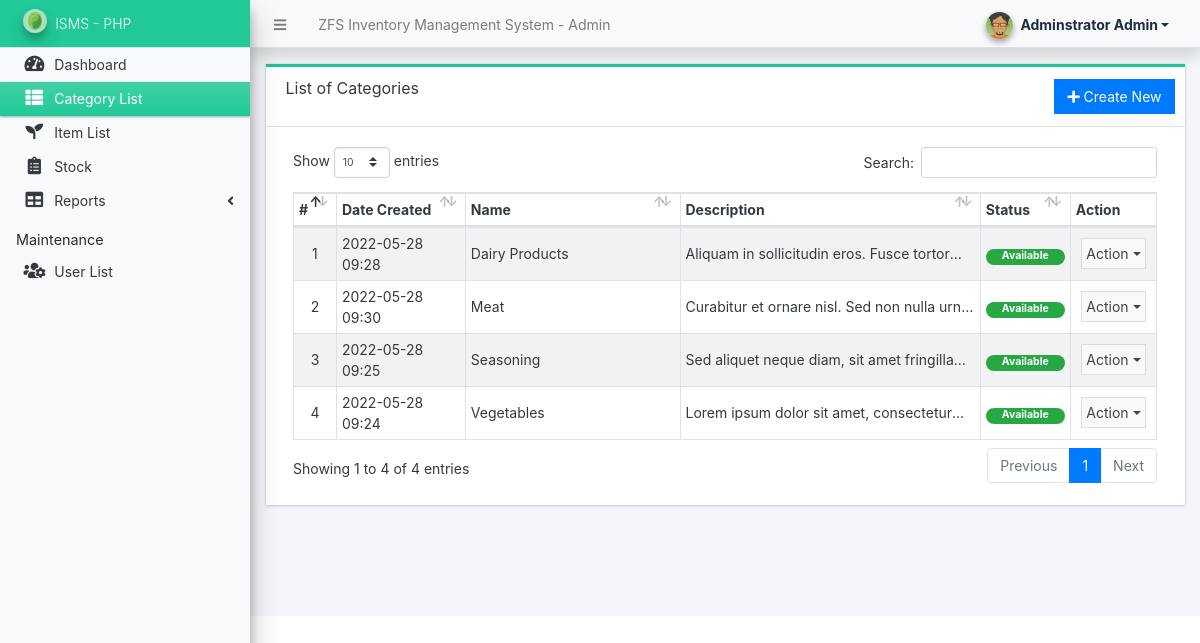
The app's page /admin/?page=categories (signed in) with its own data.
### tables this page shows
CREATE TABLE `category_list` (
  `id` int(30) NOT NULL,
  `name` text NOT NULL,
  `unit` varchar(250) NOT NULL DEFAULT 'pcs',
  `description` text NOT NULL,
  `status` tinyint(1) NOT NULL DEFAULT 1,
  `delete_flag` tinyint(1) NOT NULL DEFAULT 0,
  `date_created` datetime NOT NULL DEFAULT current_timestamp(),
  `date_updated` datetime NOT NULL DEFAULT current_timestamp() ON UPDATE current_timestamp()
);

### classes/DBConnection.php (called while the page is built, shortened)
<?php
class DBConnection{
    private $host = "localhost";
    private $username = "root";
    private $password = "admin";
    private $database = "isms_db";
    public $conn;
    public function __construct(){
        if (!isset($this->conn)) {
            $this->conn = new mysqli($this->host, $this->username, $this->password, $this->database);
        }
    }
}
?>

### classes/SystemSettings.php (called while the page is built, shortened)
<?php
class SystemSettings extends DBConnection{
	function userdata($field = ''){
		if(!empty($field)){
			if(isset($_SESSION['userdata'][$field]))
				return $_SESSION['userdata'][$field];
			else
				return null;
		}else{
			return false;
		}
	}
	function info($field=''){
		if(!empty($field)){
			if(isset($_SESSION['system_info'][$field]))
				return $_SESSION['system_info'][$field];
			else
				return false;
		}else{
			return false;
		}
	}
}
$_settings = new SystemSettings();
?>

### config.php (called while the page is built, shortened)
<?php
require_once('classes/DBConnection.php');
require_once('classes/SystemSettings.php');
function validate_image($file){
    global $_settings;
	if(!empty($file)){
        $ex = explode("?",$file);
        $file = $ex[0];
        $ts = isset($ex[1]) ? "?".$ex[1] : '';
		if(is_file(base_app.$file)){
			return base_url.$file.$ts;
		}else{
			return base_url.($_settings->info('logo'));
		}
	}else{
		return base_url.($_settings->info('logo'));
	}
}
?>

### admin/categories/index.php (the view, shortened to what this page needs)
<div class="card card-outline rounded-0 card-teal">
	<div class="card-header">
		<h3 class="card-title">List of Categories</h3>
		<?php if($_settings->userdata('type') == 1 || $_settings->userdata('type') == 2): ?>
		<div class="card-tools">
			<a href="javascript:void(0)" id="create_new" class="btn btn-flat btn-primary"><span class="fas fa-plus"></span>  Create New</a>
		</div>
		<?php endif; ?>
	</div>
	<div class="card-body">
        <div class="container-fluid">
			<table class="table table-hover table-striped table-bordered" id="list">
				<colgroup>
					<col width="5%">
					<col width="15%">
					<col width="25%">
					<col width="35%">
					<col width="10%">
					<col width="10%">
				</colgroup>
				<thead>
					<tr>
						<th>#</th>
						<th>Date Created</th>
						<th>Name</th>
						<th>Description</th>
						<th>Status</th>
						<th>Action</th>
					</tr>
				</thead>
				<tbody>
					<?php
					$i = 1;
						$qry = $conn->query("SELECT * from `category_list` where delete_flag = 0 order by `name` asc ");
						while($row = $qry->fetch_assoc()):
					?>
						<tr>
							<td class="text-center"><?php echo $i++; ?></td>
							<td><?php echo date("Y-m-d H:i",strtotime($row['date_created'])) ?></td>
							<td class=""><?= $row['name'] ?></td>
							<td class=""><p class="mb-0 truncate-1"><?= strip_tags(htmlspecialchars_decode($row['description'])) ?></p></td>
							<td class="text-center">
                                <?php if($row['status'] == 1): ?>
                                    <span class="badge badge-success px-3 rounded-pill">Available</span>
                                <?php else: ?>
                                    <span class="badge badge-danger px-3 rounded-pill">Unavailable</span>
                                <?php endif; ?>
                            </td>
							<td align="center">
								 <button type="button" class="btn btn-flat p-1 btn-default btn-sm dropdown-toggle dropdown-icon" data-toggle="dropdown">
				                  		Action
				                  </button>
							</td>
						</tr>
					<?php endwhile; ?>
				</tbody>
			</table>
		</div>
	</div>
</div>

### admin/index.php (shortened to what this page needs)
<?php require_once('../config.php'); ?>
 <!DOCTYPE html>
<html lang="en" class="" style="height: auto;">
<?php require_once('inc/header.php') ?>
  <body class="sidebar-mini layout-fixed control-sidebar-slide-open layout-navbar-fixed sidebar-mini-md sidebar-mini-xs text-sm" data-new-gr-c-s-check-loaded="14.991.0" data-gr-ext-installed="" style="height: auto;">
    <div class="wrapper">
     <?php require_once('inc/topBarNav.php') ?>
     <?php require_once('inc/navigation.php') ?>
     <?php $page = isset($_GET['page']) ? $_GET['page'] : 'home';  ?>
      <div class="content-wrapper  pt-3" style="min-height: 567.854px;">
        <section class="content  text-dark">
          <div class="container-fluid">
            <?php
              if(!file_exists($page.".php") && !is_dir($page)){
                  include '404.html';
              }else{
                if(is_dir($page))
                  include $page.'/index.php';
                else
                  include $page.'.php';
              }
            ?>
          </div>
        </section>
      </div>
  </body>
</html>

### admin/inc/header.php (shortened to what this page needs)
<head>
    <link rel="stylesheet" href="<?php echo base_url ?>plugins/fontawesome-free/css/all.min.css">
    <link rel="stylesheet" href="<?php echo base_url ?>plugins/tempusdominus-bootstrap-4/css/tempusdominus-bootstrap-4.min.css">
  <link rel="stylesheet" href="<?php echo base_url ?>plugins/datatables-bs4/css/dataTables.bootstrap4.min.css">
  <link rel="stylesheet" href="<?php echo base_url ?>plugins/datatables-responsive/css/responsive.bootstrap4.min.css">
  <link rel="stylesheet" href="<?php echo base_url ?>plugins/datatables-buttons/css/buttons.bootstrap4.min.css">
  <link rel="stylesheet" href="<?php echo base_url ?>plugins/select2/css/select2.min.css">
  <link rel="stylesheet" href="<?php echo base_url ?>plugins/select2-bootstrap4-theme/select2-bootstrap4.min.css">
    <link rel="stylesheet" href="<?php echo base_url ?>plugins/icheck-bootstrap/icheck-bootstrap.min.css">
    <link rel="stylesheet" href="<?php echo base_url ?>plugins/jqvmap/jqvmap.min.css">
    <link rel="stylesheet" href="<?php echo base_url ?>dist/css/adminlte.css">
    <link rel="stylesheet" href="<?php echo base_url ?>dist/css/custom.css">
    <link rel="stylesheet" href="<?php echo base_url ?>plugins/overlayScrollbars/css/OverlayScrollbars.min.css">
    <link rel="stylesheet" href="<?php echo base_url ?>plugins/daterangepicker/daterangepicker.css">
    <link rel="stylesheet" href="<?php echo base_url ?>plugins/summernote/summernote-bs4.min.css">
  <link rel="stylesheet" href="<?php echo base_url ?>plugins/sweetalert2-theme-bootstrap-4/bootstrap-4.min.css">
  </head>

### admin/inc/topBarNav.php (shortened to what this page needs)
<nav class="main-header navbar navbar-expand navbar-light shadow text-sm">
  <ul class="navbar-nav">
    <li class="nav-item">
    <a class="nav-link" data-widget="pushmenu" href="#" role="button"><i class="fas fa-bars"></i></a>
    </li>
    <li class="nav-item d-none d-sm-inline-block">
      <a href="<?php echo base_url ?>" class="nav-link">ZFS Inventory Management System - <?php if($_settings -> userdata('type') == 1): ?>
                              Admin
                          <?php elseif($_settings-> userdata('type') == 2): ?>
                              Manager
                          <?php elseif($_settings-> userdata('type') == 3): ?>
                              Staff
                          <?php endif; ?> </a>
    </li>
  </ul>
  <ul class="navbar-nav ml-auto">
    <li class="nav-item">
      <div class="btn-group nav-link">
            <button type="button" class="btn btn-rounded badge badge-light dropdown-toggle dropdown-icon" data-toggle="dropdown">
              <span><img src="<?php echo validate_image($_settings->userdata('avatar')) ?>" class="img-circle elevation-2 user-img" alt="User Image"></span>
              <span class="ml-3"><?php echo ucwords($_settings->userdata('firstname').' '.$_settings->userdata('lastname')) ?></span>
            </button>
        </div>
    </li>
  </ul>
</nav>

### admin/inc/navigation.php (shortened to what this page needs)
<aside class="main-sidebar sidebar-light-teal navbar-light elevation-4 sidebar-no-expand">
  <a href="<?php echo base_url ?>admin" class="brand-link bg-teal text-sm">
  <img src="<?php echo validate_image($_settings->info('logo'))?>" alt="Store Logo" class="brand-image img-circle elevation-3" style="opacity: .8;width: 1.5rem;height: 1.5rem;max-height: unset">
  <span class="brand-text font-weight-light"><?php echo $_settings->info('short_name') ?></span>
  </a>
  <div class="sidebar os-host os-theme-light os-host-overflow os-host-overflow-y os-host-resize-disabled os-host-transition os-host-scrollbar-horizontal-hidden">
    <div class="os-content-glue" style="margin: 0px -8px; width: 249px; height: 646px;"></div>
    <div class="os-padding">
      <div class="os-viewport os-viewport-native-scrollbars-invisible" style="overflow-y: scroll;">
        <div class="os-content" style="padding: 0px 8px; height: 100%; width: 100%;">
          <nav class="mt-1">
             <ul class="nav nav-pills nav-sidebar flex-column text-sm nav-compact nav-flat nav-child-indent nav-collapse-hide-child" data-widget="treeview" role="menu" data-accordion="false">
              <li class="nav-item dropdown">
                <a href="./" class="nav-link nav-home">
                  <i class="nav-icon fas fa-tachometer-alt"></i>
                  <p>
                    Dashboard
                  </p>
                </a>
              </li>
              <li class="nav-item dropdown">
                <a href="./?page=categories" class="nav-link nav-categories">
                  <i class="nav-icon fas fa-th-list"></i>
                  <p>
                    Category List
                  </p>
                </a>
              </li>
              <li class="nav-item dropdown">
                <a href="./?page=items" class="nav-link nav-items">
                  <i class="nav-icon fas fa-seedling"></i>
                  <p>
                    Item List
                  </p>
                </a>
              </li>
              <?php if($_settings->userdata('type') == 3 || $_settings->userdata('type') == 2) : ?>
              <li class="nav-item dropdown">
                <a href="./?page=stocks" class="nav-link nav-stocks">
                  <i class="nav-icon fas fa-clipboard-list"></i>
                  <p>
                    Manage Stock
                  </p>
                </a>
              </li>
              <?php elseif($_settings->userdata('type') == 1): ?>
              <li class="nav-item dropdown">
                <a href="./?page=stocks" class="nav-link nav-stocks">
                  <i class="nav-icon fas fa-clipboard-list"></i>
                  <p>
                    Stock
                  </p>
                </a>
              </li>
              <?php endif; ?>
              <?php if($_settings->userdata('type') == 1 || $_settings->userdata('type') == 2) : ?>
              <li class="nav-item">
                <a href="#" class="nav-link">
                  <i class="nav-icon fas fa-table"></i>
                  <p>
                    Reports
                    <i class="right fas fa-angle-left"></i>
                  </p>
                </a>
              </li>
              <?php endif; ?>
              <?php if($_settings->userdata('type') == 1): ?>
              <li class="nav-header">Maintenance</li>
              <li class="nav-item dropdown">
                <a href="<?php echo base_url ?>admin/?page=user/list" class="nav-link nav-user_list">
                  <i class="nav-icon fas fa-users-cog"></i>
                  <p>
                    User List
                  </p>
                </a>
              </li>
              <?php endif; ?>
            </ul>
          </nav>
        </div>
      </div>
    </div>
  </div>
</aside>

### admin/inc/topBarNav.php (style rules this page uses)
.user-img { position: absolute; height: 27px; width: 27px; object-fit: cover; left: -7%; top: -12%; }
.btn-rounded { border-radius: 50px; }

### admin/inc/navigation.php (style rules this page uses)
.sidebar a.nav-link.active { color:#fff !important }

### records on screen
category_list: date_created "2022-05-28 09:28", name "Dairy Products", description "Aliquam in sollicitudin eros. Fusce…", status "Available"
category_list: date_created "2022-05-28 09:30", name "Meat", description "Curabitur et ornare nisl. Sed non nulla…", status "Available"
category_list: date_created "2022-05-28 09:25", name "Seasoning", description "Sed aliquet neque diam, sit amet…", status "Available"
category_list: date_created "2022-05-28 09:24", name "Vegetables", description "Lorem ipsum dolor sit amet,…", status "Available"

### other values on screen
$_settings->userdata('firstname').' '.$_settings->userdata('lastname') "Adminstrator Admin"
$_settings->info('short_name') "ISMS - PHP"
